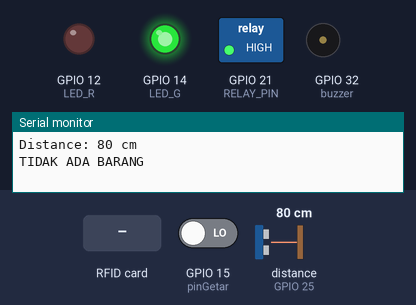
Bench run of a sketch on a simulated ESP32. Shown: switched loads named in the sketch (green lamp = pin HIGH), output pins drawn as LEDs (lit = HIGH), buzzer (waves = sounding, pin HIGH), the last lines printed to the serial monitor. Wiring (inferred from the names in the program): ultrasonic range finder: trigger GPIO 26; echo GPIO 25. The test bench sets the inputs (shaded band); at power-on: distance to the obstacle (sensor on GPIO 25) 80 cm, GPIO 15 (pinGetar) LOW. The echo pulse lasts 58.3 µs per cm; WiFi joins after 1.5 s; servers stay silent unless stated; uploads are accepted with an empty reply; the local clock reads 2024-03-15 10:24:30 at power-on unless the sketch sets it; pins used as bus, display or sensor lines are not drawn.

Above: at 2.7 s.
2.8 s: distance to the obstacle (sensor on GPIO 25) set to 60 cm
6.2 s: distance to the obstacle (sensor on GPIO 25) set to 49 cm
At 7.6 s:
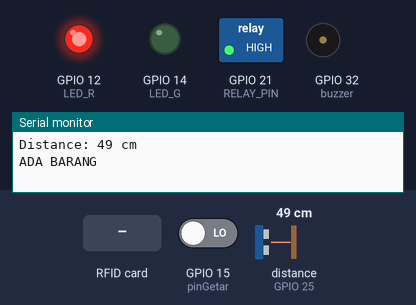
7.9 s: RFID card 5E 7A 19 C4 held to the reader
At 9.0 s:
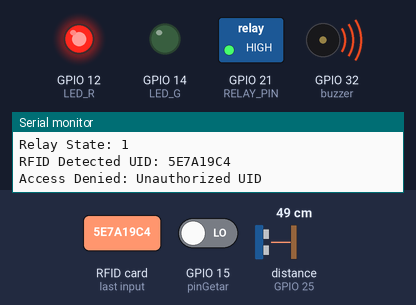
10.7 s: distance to the obstacle (sensor on GPIO 25) set to 120 cm
At 11.6 s:
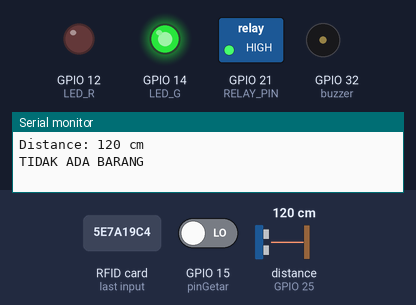
12.6 s: RFID card 5E 7A 19 C4 held to the reader
At 13.7 s:
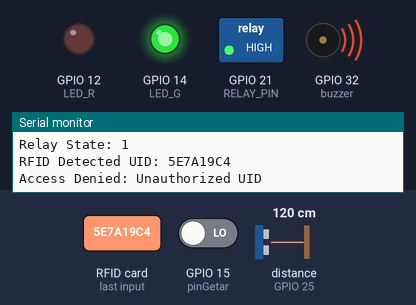
15.4 s: distance to the obstacle (sensor on GPIO 25) set to 2 cm
At 16.5 s:
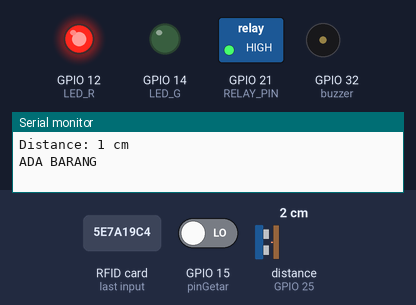
Timing chart, 0 to 18.2 s (numbered marks = the images above; inputs shaded):
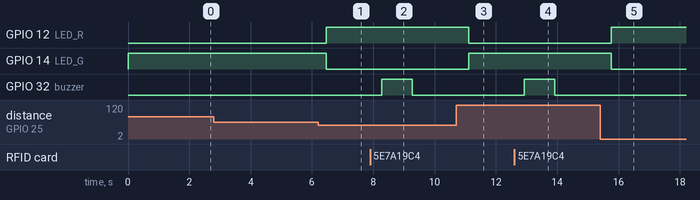

The sketch:

sketch_dec4a.ino
```cpp
#include <Arduino.h>
#include <SPI.h>
#include <MFRC522.h>
#include <WiFi.h>
#include <WiFiClientSecure.h>
#include <HTTPClient.h>
#include <time.h>
#include <WiFiManager.h>

// Pin definitions
const int lock = 21;
const int buzzer = 32;
const int LED_R = 12;
const int LED_G = 14;
const int pinGetar = 15;
const int pinBuzz = 32;

#define RELAY_PIN 21
#define TRIG_PIN 26
#define ECHO_PIN 25
#define RST_PIN 4
#define SS_PIN 5

// Deklarasi variabel sensor getar
unsigned long pulseDuration = 0;  // Durasi pulsa yang diterima dari sensor
int buzzerLevel = 0;

//Define database & endpoint
String API_URL = ""; //link dari api (url)
String PostUID = ""; //Endpoint Post UID
String PostLog = ""; //Endpoint post LogStatus
String endpointStatusBarang = ""; //endpoint availability status
String UsageHistory = ""; //endpoint usage history
const int httpsPort = 443;

//status solenoid
String solenoidStatus = "KUNCI";

// RFID setup
MFRC522 mfrc522(SS_PIN, RST_PIN);
String uid = "";
String status = "";
bool isFirstTap = true;
bool refresh = false;
String tap = "KUNCI";

// Cache untuk menyimpan UID yang sudah diotorisasi
String authorizedUID = "";

// Deklarasi Interrupt untuk sensor getar
volatile bool getaranTerdeteksi = false;

WiFiClientSecure client;

// Function declarations
void setupWiFi();
void ukurjarak();
void SensorGetar();
void ReadRFID();
void StatusBarang(String status);
void sendUidToDatabase(String uid);
void ControlSolenoid(String uid);
bool checkAuthorization(String uid);
void logSolenoidStatus(String uid, String time, String status);
void historypemakaian(String cardId, String status, String solenoidStatus);
String getFormattedTime();

// Definisikan fungsi handleGetar di sini sebelum setup() untuk menghindari prototipe terpisah
void IRAM_ATTR handleGetar() {
    getaranTerdeteksi = true;
}

void setup() {
    // Initialize serial communication
    Serial.begin(115200);

    // Initialize pins
    pinMode(RELAY_PIN, OUTPUT);
    digitalWrite(RELAY_PIN, LOW); // Pastikan solenoid terkunci saat startup

    pinMode(lock, OUTPUT);
    pinMode(TRIG_PIN, OUTPUT);
    pinMode(ECHO_PIN, INPUT);
    pinMode(LED_R, OUTPUT);
    pinMode(LED_G, OUTPUT);
    pinMode(buzzer, OUTPUT);
    pinMode(pinGetar, INPUT);
    pinMode(pinBuzz, OUTPUT);
    digitalWrite(lock, HIGH);
    digitalWrite(LED_R, LOW);
    digitalWrite(LED_G, HIGH);

    // Debugging status relay
    Serial.println("System initialized. Solenoid is locked.");

    // Connect to Wi-Fi
    setupWiFi();

    // Initialize SPI and RFID
    SPI.begin();
    mfrc522.PCD_Init();

    // Adjust antenna gain
    mfrc522.PCD_SetAntennaGain(MFRC522::RxGain_avg);

    if (!mfrc522.PCD_PerformSelfTest()) {
        Serial.println("RFID self-test failed.");
    } else {
        Serial.println("RFID initialized successfully.");
    }

    // Configure time
    configTime(7 * 3600, 0, "pool.ntp.org", "time.nist.gov");

    // Interrupt setup
    attachInterrupt(digitalPinToInterrupt(pinGetar), handleGetar, RISING);
}

void loop() {
    Serial.println("Relay State: " + String(digitalRead(RELAY_PIN)));
    ReadRFID();
    ukurjarak();
    SensorGetar();

    // Reset pembaca RFID agar siap membaca kartu berikutnya
    mfrc522.PICC_HaltA();
    mfrc522.PCD_StopCrypto1();

    delay(100); // Reduced delay for faster response
}

void setupWiFi() {
    WiFiManager wifiManager;
    wifiManager.setDebugOutput(true);
    Serial.println("Starting WiFiManager...");

    if (!wifiManager.autoConnect("Sijaga", "sijaga123")) {
        Serial.println("Failed to connect, restarting...");
        delay(3000);
        ESP.restart();
    }

    Serial.println("Wi-Fi connected!");
    Serial.print("IP Address: ");
    Serial.println(WiFi.localIP());
}

void ukurjarak() {
    digitalWrite(TRIG_PIN, LOW);
    delayMicroseconds(2);
    digitalWrite(TRIG_PIN, HIGH);
    delayMicroseconds(10);
    digitalWrite(TRIG_PIN, LOW);

    long duration = pulseIn(ECHO_PIN, HIGH);
    int distance_cm = (duration / 2) / 29.1;

    Serial.print("Distance: ");
    Serial.print(distance_cm);
    Serial.println(" cm");

    if (distance_cm < 55) {
        digitalWrite(LED_R, HIGH);
        digitalWrite(LED_G, LOW);
        status = "ADA BARANG";
    } else {
        digitalWrite(LED_R, LOW);
        digitalWrite(LED_G, HIGH);
        status = "TIDAK ADA BARANG";
    }

    Serial.println(status);
    Serial.println(" ");
    delay(500); // Reduced delay for faster response
}

void SensorGetar() {
    pulseDuration = pulseIn(pinGetar, HIGH);

    float membershipRendah = constrain(map(pulseDuration, 0, 900, 1, 0), 0, 1);
    float membershipSedang = constrain(map(pulseDuration, 900, 1250, 0, 1), 0, 1);
    float membershipTinggi = constrain(map(pulseDuration, 1250, 3000, 0, 1), 0, 1);

    Serial.print("Pulse Duration: ");
    Serial.print(pulseDuration);
    Serial.print(" | Rendah: ");
    Serial.print(membershipRendah);
    Serial.print(" | Sedang: ");
    Serial.print(membershipSedang);
    Serial.print(" | Tinggi: ");
    Serial.println(membershipTinggi);

    if (membershipTinggi > 0.5 || membershipSedang > 0.5) {
        buzzerLevel = 1;
    } else {
        buzzerLevel = 0;
    }

    if (buzzerLevel == 1) {
        Serial.println("Alat Bergetar (Buzzer Aktif)");
        unsigned long startTime = millis();
        while (millis() - startTime < 3000) {
            digitalWrite(pinBuzz, HIGH);
            delay(100);
            digitalWrite(pinBuzz, LOW);
            delay(100);
        }
    } else {
        digitalWrite(pinBuzz, LOW);
    }
}

void ReadRFID() {
    uid = "";

    if (mfrc522.PICC_IsNewCardPresent() && mfrc522.PICC_ReadCardSerial()) {
        byte cardUID[4];
        for (byte i = 0; i < 4; i++) {
            cardUID[i] = mfrc522.uid.uidByte[i];
            uid += String(cardUID[i] < 0x10 ? "0" : "");
            uid += String(cardUID[i], HEX);
        }
        uid.toUpperCase();
        Serial.println("RFID Detected UID: " + uid);

        if (uid.length() == 0) {
            Serial.println("UID is empty, cannot proceed.");
            return;
        }

        ControlSolenoid(uid); // Langsung kontrol solenoid setelah UID terbaca
    }
}

void ControlSolenoid(String uid) {
    if (uid == authorizedUID || checkAuthorization(uid)) {
        Serial.println("UID Authorized: " + uid);
        authorizedUID = uid; // Simpan ke cache
        toggleSolenoid();
        sendUidToDatabase(uid);
        StatusBarang(status);
        historypemakaian(uid, status, solenoidStatus);
    } else {
        Serial.println("Access Denied: Unauthorized UID");
        digitalWrite(buzzer, HIGH);
        delay(1000);
        digitalWrite(buzzer, LOW);
        sendUidToDatabase(uid);
    }
}

void toggleSolenoid() {
    if (isFirstTap) {
        Serial.println("Unlocking solenoid...");
        digitalWrite(RELAY_PIN, LOW);
        tap = "UNLOCKED";
    } else {
        Serial.println("Locking solenoid...");
        digitalWrite(RELAY_PIN, HIGH);
        tap = "LOCKED";
    }
    solenoidStatus = tap;
    isFirstTap = !isFirstTap;
}

bool checkAuthorization(String uid) {
    if (WiFi.status() != WL_CONNECTED) {
        Serial.println("Wi-Fi disconnected, cannot check authorization.");
        return false;
    }

    HTTPClient http;
    String query = API_URL + "/history/users?uid=eq." + uid + "&select=*";
    http.begin(query);
    http.setTimeout(2000); // Timeout 2 detik

    int httpResponseCode = http.GET();

    if (httpResponseCode > 0) {
        String payload = http.getString();
        if (payload.indexOf(uid) > -1) {
            http.end();
            return true;
        }
    } else {
        Serial.print("Error on GET request. HTTP Response code: ");
        Serial.println(httpResponseCode);
    }

    http.end();
    return false;
}

void sendUidToDatabase(String uid) {
    if (WiFi.status() != WL_CONNECTED || uid.length() == 0) {
        Serial.println("Wi-Fi disconnected or UID is empty.");
        return;
    }

    HTTPClient http;
    String endpoint = "https://sijaga-railway-production.up.railway.app/card-id/create";
    http.begin(endpoint);
    http.addHeader("Content-Type", "application/json");

    String payload = "{\"cardId\":\"" + uid + "\"}";
    Serial.println("Payload: " + payload);

    int httpResponseCode = http.POST(payload);

    if (httpResponseCode > 0) {
        String response = http.getString();
        Serial.println("POST Response:");
        Serial.println(response);
    } else {
        Serial.print("Error on sending POST: ");
        Serial.println(httpResponseCode);
    }
    http.end();
}

String getFormattedTime() {
    time_t now = time(nullptr);
    struct tm* timeinfo = localtime(&now);
    char timeStr[20];
    strftime(timeStr, sizeof(timeStr), "%Y-%m-%d %H:%M:%S", timeinfo);
    return String(timeStr);
}
```

Measured:
- the behaviour switches between 55 and 54 cm on distance to the obstacle (sensor on GPIO 25) (found by bisection; images 0 and 1)
- after the input at 6.2 s, GPIO 12 (LED_R): LOW → HIGH after 0.27 s; GPIO 14 (LED_G): HIGH → LOW after 0.27 s
- after the input at 7.9 s, GPIO 32 (buzzer): LOW → HIGH after 0.38 s, → LOW 1.0 s later
- after the input at 10.7 s, GPIO 12 (LED_R): HIGH → LOW after 0.42 s; GPIO 14 (LED_G): LOW → HIGH after 0.42 s
- after the input at 12.6 s, GPIO 32 (buzzer): LOW → HIGH after 0.32 s, → LOW 1.0 s later
- after the input at 15.4 s, GPIO 12 (LED_R): LOW → HIGH after 0.35 s; GPIO 14 (LED_G): HIGH → LOW after 0.35 s
